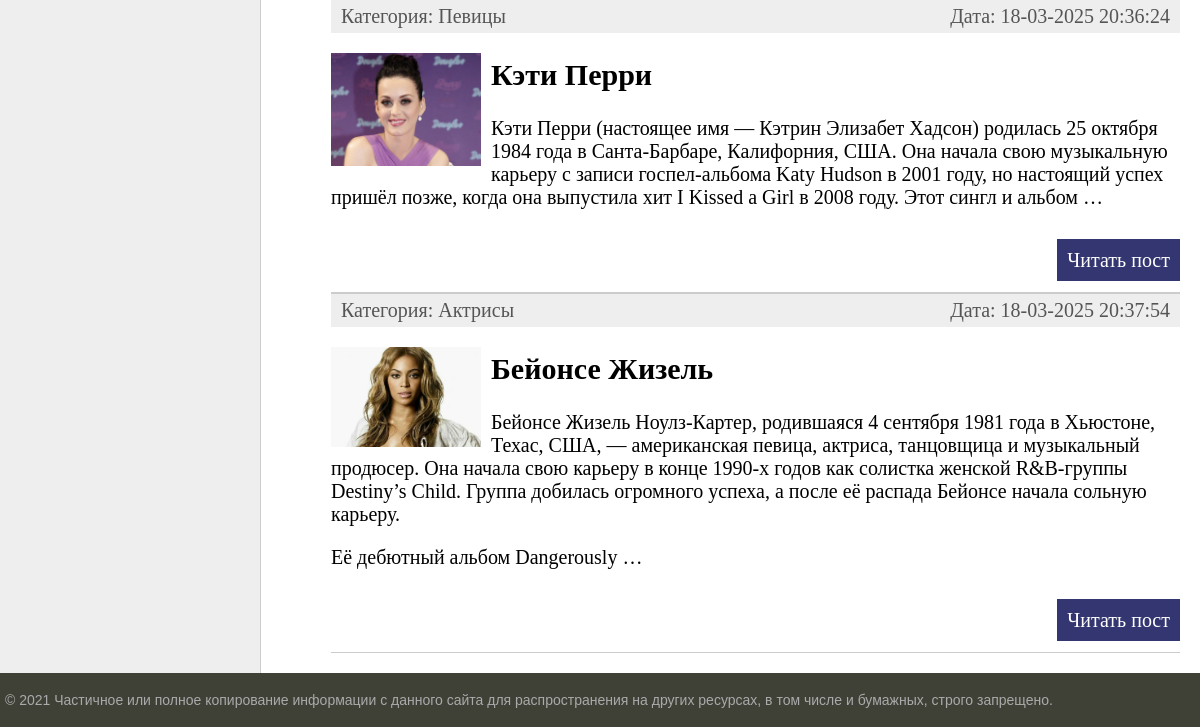
The app's page / (lower part), older data.
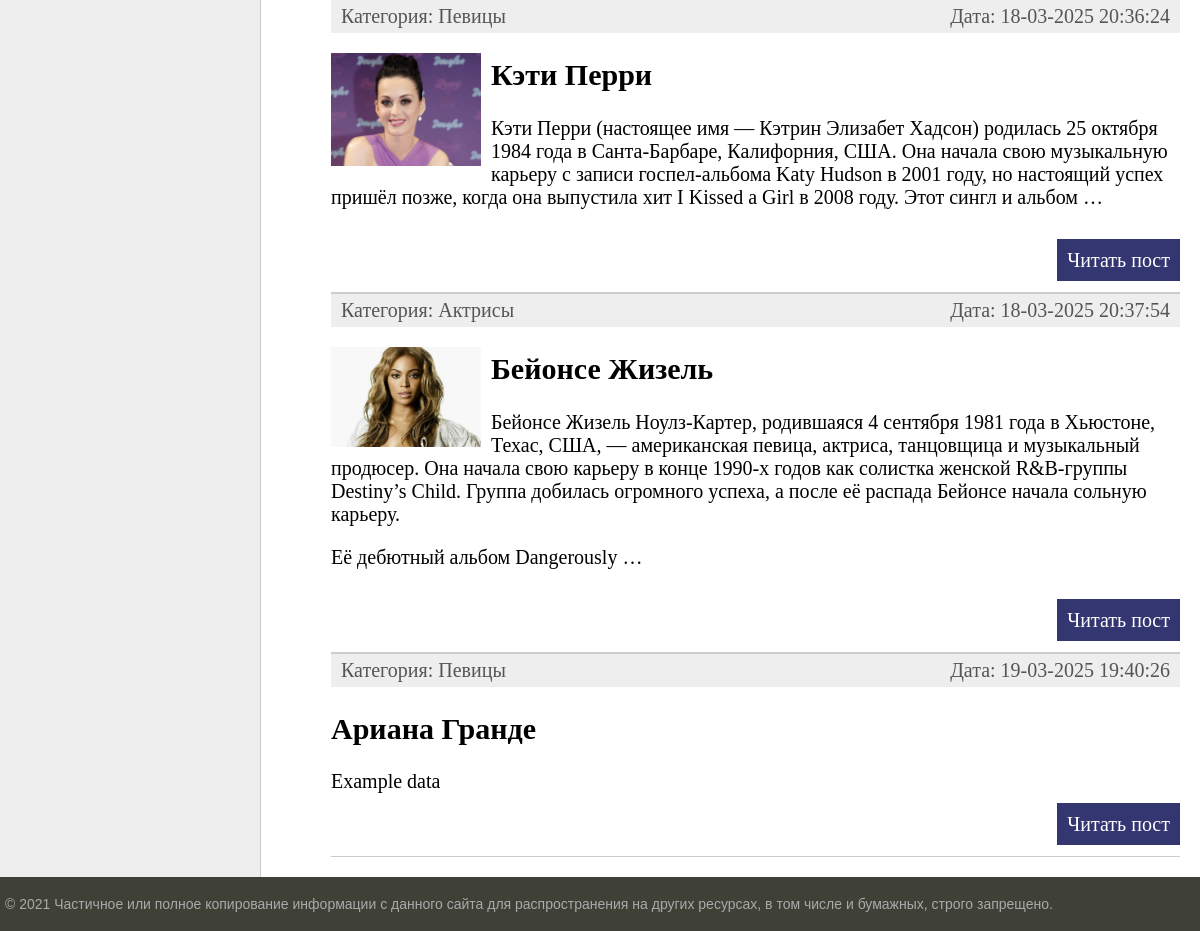
The same page, newer data.
### women/models.py (models this page shows, shortened)
class Women(models.Model):
    title=models.CharField(max_length=255)
    slug=models.SlugField(max_length=255,unique=True,db_index=True,verbose_name="URL")
    content=models.TextField(blank=True)
    photo=models.ImageField(upload_to="photos/%Y/%m/%d/")
    time_create=models.DateTimeField(auto_now_add=True)
    time_update=models.DateTimeField(auto_now=True)
    is_published=models.BooleanField(default=True)
    cat=models.ForeignKey('Category', on_delete=models.PROTECT)
    def get_absolute_url(self):
        return reverse('post',kwargs={'post_slug':self.slug})
    class Meta:
        ordering=['time_create','title']

class Category(models.Model):
    name=models.CharField(max_length=100,db_index=True)
    slug = models.SlugField(max_length=255, unique=True, db_index=True, verbose_name="URL")
    def __str__(self):
        return self.name
    def get_absolute_url(self):
        return reverse('category',kwargs={'cat_slug':self.slug})
    class Meta:
        verbose_name_plural = 'Categories'
        ordering = ['id']

### women/views.py (the view)
# urls.py: path('', index, name='home'),
def index(request):
    posts=Women.objects.all()
    context={'posts':posts,
            'title':'Главная страница',
             'cat_selected':0,
             }
    return render(request,'women/index.html',context=context)

### women/templatetags/women_tags.py (called while the page is built)
@register.inclusion_tag('women/list_categories.html')
def show_categories(cat_select):
    categories = Category.objects.all()
    return {'categories': categories, 'cat_selected': cat_select}

@register.inclusion_tag('women/list_menu.html')
def get_menu():
    return {'menu': menu}

### women/templates/women/index.html (shortened to what this page needs)
{% extends 'women/base.html' %}
{% block content %}
<ul class="list-articles">
	{% for p in posts %}
			<li><li><div class="article-panel">
         <p class="first">Категория: {{p.cat}}</p>
         <p class="last">Дата: {{p.time_update|date:"d-m-Y H:i:s"}}</p>
</div>
    {% if p.photo %}
         <p><img class="img-article-left thumb" src="{{p.photo.url}}"></p>
{% endif %}
        <h2>{{p.title}}</h2>
	{% autoescape on %}
	{{p.content|linebreaks|truncatewords:50}}
	{% endautoescape %}
			<p class="link-read-post"><a href="{{p.get_absolute_url}}">Читать пост</a></p>
			</li>
	{% endfor %}
</ul>
{% endblock %}

Row changes from the older to the newer data that the page shows:
added Women: cat "Певицы", time_update "19-03-2025 19:40:26", title "Ариана Гранде", content "Example data"
